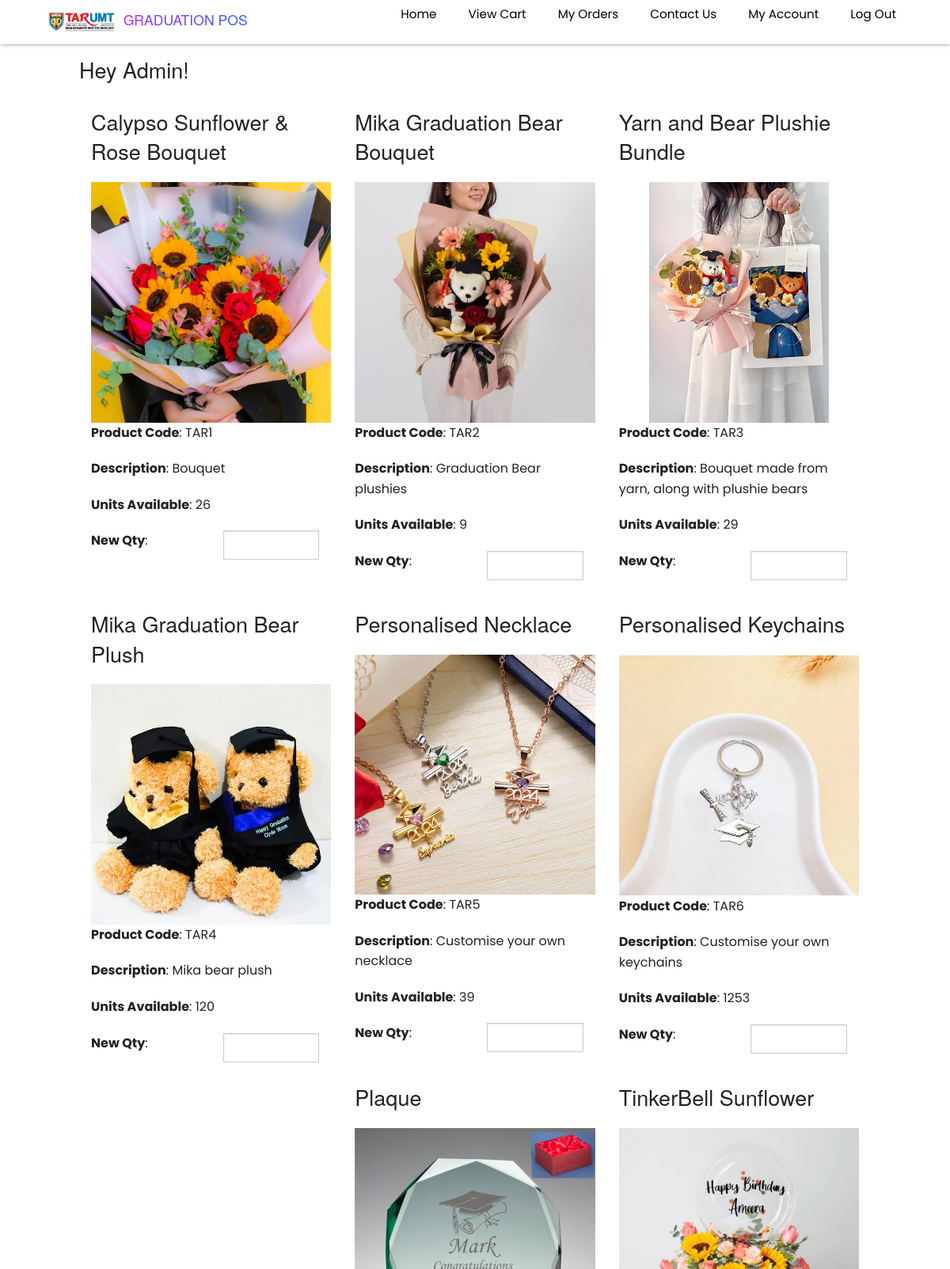
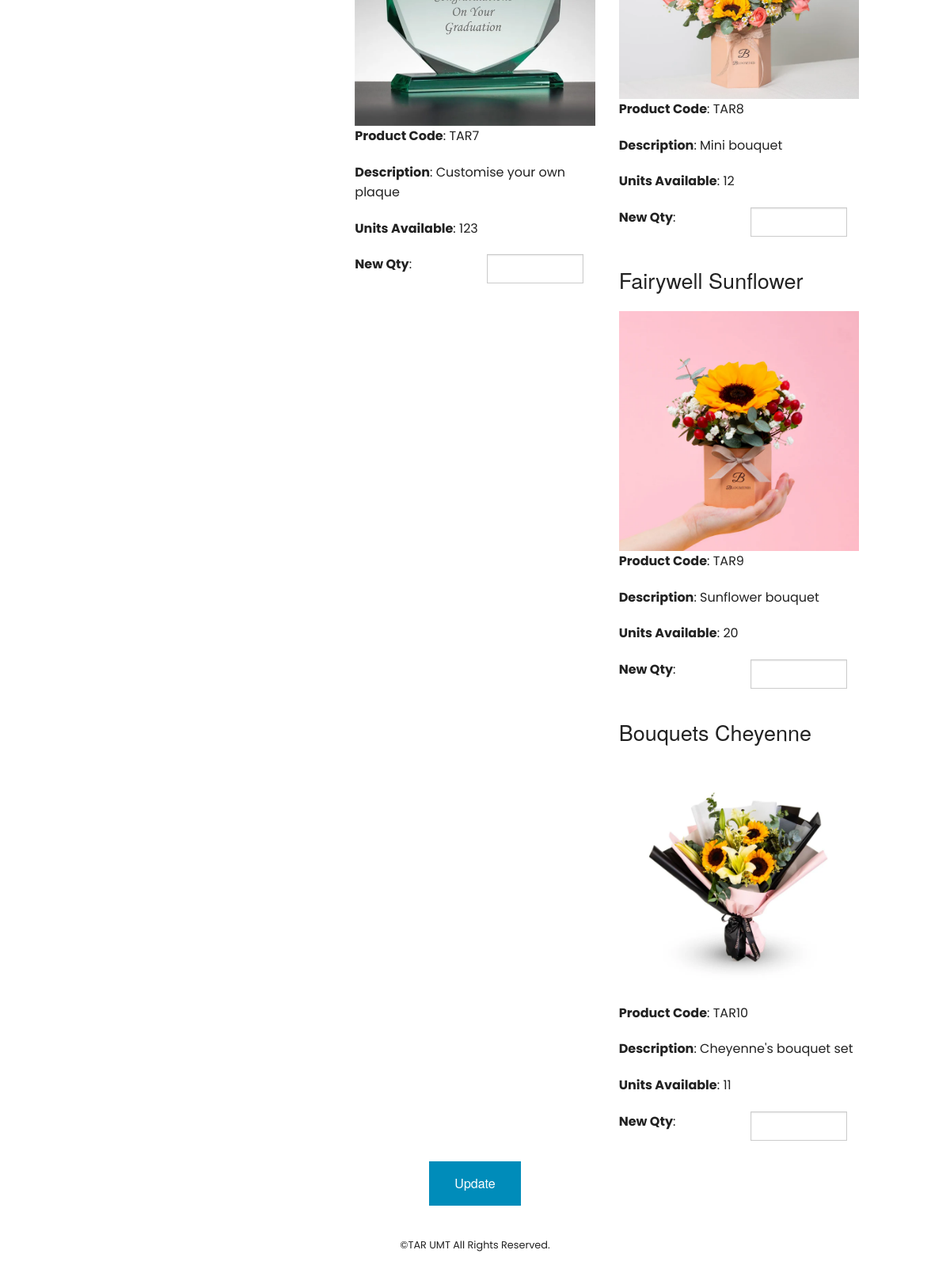
/admin.php (signed in), run on the app's committed database (2 pictures, top to bottom).
### tables this page shows
CREATE TABLE `products` (
  `id` int(11) NOT NULL,
  `product_code` varchar(60) NOT NULL,
  `product_name` varchar(60) NOT NULL,
  `product_desc` tinytext NOT NULL,
  `product_img_name` varchar(60) NOT NULL,
  `qty` int(5) NOT NULL,
  `price` decimal(10,2) NOT NULL
);

### admin.php (the view, shortened to what this page needs)
<?php
include 'config.php';
?>
<!doctype html>
<html class="no-js" lang="en">
  <head>
    <link rel="stylesheet" href="css/foundation.css" />
  </head>
  <body>
  <?php include 'include/header.php'; ?>
    <div class="row" style="margin-top:10px;">
      <div class="large-12">
        <h3>Hey Admin!</h3>
        <?php
          $result = $mysqli->query("SELECT * from products order by id asc");
          if($result) {
            while($obj = $result->fetch_object()) {
              echo '<div class="large-4 columns">';
              echo '<p><h3>'.$obj->product_name.'</h3></p>';
              echo '<img src="images/products/'.$obj->product_img_name.'"/>';
              echo '<p><strong>Product Code</strong>: '.$obj->product_code.'</p>';
              echo '<p><strong>Description</strong>: '.$obj->product_desc.'</p>';
              echo '<p><strong>Units Available</strong>: '.$obj->qty.'</p>';
              echo '<div class="large-6 columns" style="padding-left:0;">';
              echo '<form method="post" name="update-quantity" action="admin-update.php">';
              echo '<p><strong>New Qty</strong>:</p>';
              echo '</div>';
              echo '<div class="large-6 columns">';
              echo '<input type="number" name="quantity[]"/>';
              echo '</div>';
              echo '</div>';
            }
          }
        ?>
      </div>
    </div>
    <div class="row" style="margin-top:10px;">
      <div class="small-12">
        <center><p><input style="clear:both;" type="submit" class="button" value="Update"></p></center>
          <?php include 'include/footer.php'; ?>
      </div>
    </div>
  </body>
</html>

### include/header.php (shortened to what this page needs)
<nav>
    <a href="products.php"
    <div class="logo">
        <img src="images/TAR UMT Logo.png" alt="logo" />
        <h1>GRADUATION POS</h1>
    </a>
    <ul>
        <li>
            <a href="products.php">Home</a>
        </li>
        <li>
            <a href="cart.php">View Cart</a>
        </li>
        <li>
            <a href="orders.php">My Orders</a>
        </li>
        <li>
            <a href="contact.php">Contact Us</a>
        </li>
        <?php
        if(isset($_SESSION['username'])){
            echo '<li><a href="account.php">My Account</a></li>';
            echo '<li><a href="logout.php">Log Out</a></li>';
        }
        else{
            echo '<li><a href="login.php">Log In</a></li>';
            echo '<li><a href="register.php">Register</a></li>';
        }
        ?>
    </ul>
</nav>

### include/footer.php
<footer style="margin-top:10px;">
    <p style="text-align:center; font-size:0.8em;">&copy;TAR UMT All Rights Reserved.</p>
</footer><?php

### include/header.php (style rules this page uses)
* { box-sizing: border-box; -webkit-font-smoothing: antialiased; -moz-osx-font-smoothing: grayscale; }
body { padding: 0; margin: 0; font-family: "Poppins", sans-serif; }
nav { padding: 5px 5%; display: flex; justify-content: space-between; align-items: center; box-shadow: rgba(50, 50, 93, 0.25) 0px 2px 5px -1px, rgba(0, 0, 0, 0.3) 0px 1px 3px -1px; z-index: 1; }
nav .logo { display: flex; align-items: center; }
nav .logo img { height: 25px; width: auto; margin-right: 10px; }
nav .logo h1 { font-size: 1.1rem; background: linear-gradient(to right, #b927fc 0%, #2c64fc 100%); -webkit-background-clip: text; background-clip: text; -webkit-text-fill-color: transparent; }
nav ul { list-style: none; display: flex; }
nav ul li { margin-left: 1.5rem; }
nav ul li a { text-decoration: none; color: #000; font-size: 95%; font-weight: 400; padding: 4px 8px; border-radius: 5px; }

### data on the page
products: product_name "Calypso Sunflower & Rose Bouquet", product_img_name (picture), product_code "TAR1", product_desc "Bouquet", qty "26"
products: product_name "Mika Graduation Bear Bouquet", product_img_name (picture), product_code "TAR2", product_desc "Graduation Bear plushies", qty "9"
products: product_name "Yarn and Bear Plushie Bundle", product_img_name (picture), product_code "TAR3", product_desc "Bouquet made from yarn, along with plushie bears", qty "29"
products: product_name "Mika Graduation Bear Plush", product_img_name (picture), product_code "TAR4", product_desc "Mika bear plush", qty "120"
products: product_name "Personalised Necklace", product_img_name (picture), product_code "TAR5", product_desc "Customise your own necklace", qty "39"
products: product_name "Personalised Keychains", product_img_name (picture), product_code "TAR6", product_desc "Customise your own keychains", qty "1253"
products: product_name "Plaque", product_img_name (picture), product_code "TAR7", product_desc "Customise your own plaque", qty "123"
products: product_name "TinkerBell Sunflower", product_img_name (picture), product_code "TAR8", product_desc "Mini bouquet", qty "12"
products: product_name "Fairywell Sunflower", product_img_name (picture), product_code "TAR9", product_desc "Sunflower bouquet", qty "20"
products: product_name "Bouquets Cheyenne", product_img_name (picture), product_code "TAR10", product_desc "Cheyenne's bouquet set", qty "11"
